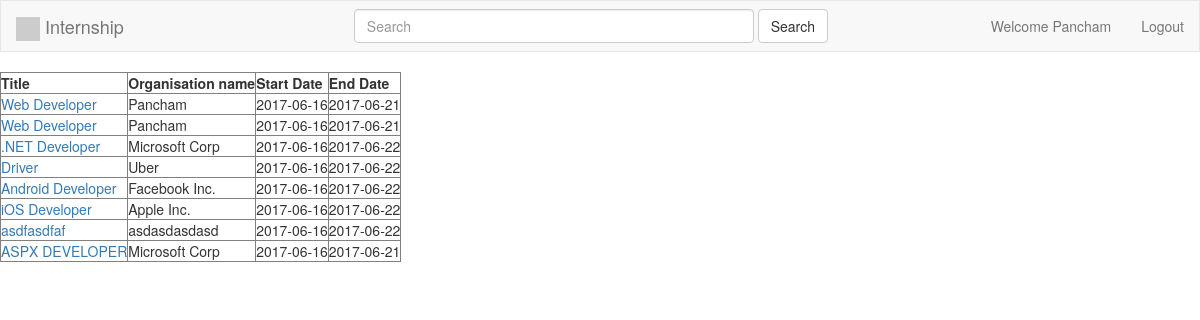
/show_internships.php (signed in), run on the app's committed database.
### tables this page shows
CREATE TABLE `internships` (
  `id` int(50) UNSIGNED NOT NULL,
  `emp_id` int(3) NOT NULL,
  `org_name` varchar(50) DEFAULT NULL,
  `emp_sess_id` char(50) DEFAULT NULL,
  `title` varchar(140) DEFAULT NULL,
  `description` text,
  `posted` timestamp NOT NULL DEFAULT CURRENT_TIMESTAMP ON UPDATE CURRENT_TIMESTAMP,
  `start_date` date DEFAULT NULL,
  `end_date` date DEFAULT NULL,
  `logo` varchar(100) DEFAULT NULL
);

### show_internships.php (the view)
<?php
    include 'navbar.php';
  $server = "localhost";
  $username = "root";
  $password = "";
  $db_name = "assignment";
  $connection = mysqli_connect($server, $username, $password, $db_name) or die ("Error in connecting to the server!");
  $select_query = "SELECT * FROM internships ORDER BY posted DESC";
  $result = mysqli_query($connection, $select_query);
  echo "<table border=\"1\"><tr>";
  echo "<th>Title</th>";
  echo "<th>Organisation name</th>";
  echo "<th>Start Date</th>";
  echo "<th>End Date</th></tr>";
  while($rows = mysqli_fetch_assoc($result)) {
      extract($rows);
      echo "<tr><td><a href=\"intern_details.php?id=$id&emp_id=$emp_id\">" . $title . "</a></td>";
      echo "<td>" . $org_name . "</td>";
      echo "<td>" . $start_date . "</td>";
      echo "<td>" . $end_date . "</td></tr>";
  }
  echo "</table>";
?>

### data on the page
internships: title "Web Developer", org_name "Pancham", start_date "2017-06-16", end_date "2017-06-21"
internships: title "Web Developer", org_name "Pancham", start_date "2017-06-16", end_date "2017-06-21"
internships: title ".NET Developer", org_name "Microsoft Corp", start_date "2017-06-16", end_date "2017-06-22"
internships: title "Driver", org_name "Uber", start_date "2017-06-16", end_date "2017-06-22"
internships: title "Android Developer", org_name "Facebook Inc.", start_date "2017-06-16", end_date "2017-06-22"
internships: title "iOS Developer", org_name "Apple Inc.", start_date "2017-06-16", end_date "2017-06-22"
internships: title "asdfasdfaf", org_name "asdasdasdasd", start_date "2017-06-16", end_date "2017-06-22"
internships: title "ASPX DEVELOPER", org_name "Microsoft Corp", start_date "2017-06-16", end_date "2017-06-21"

### other printed values
$_SESSION['name'] "Pancham"
